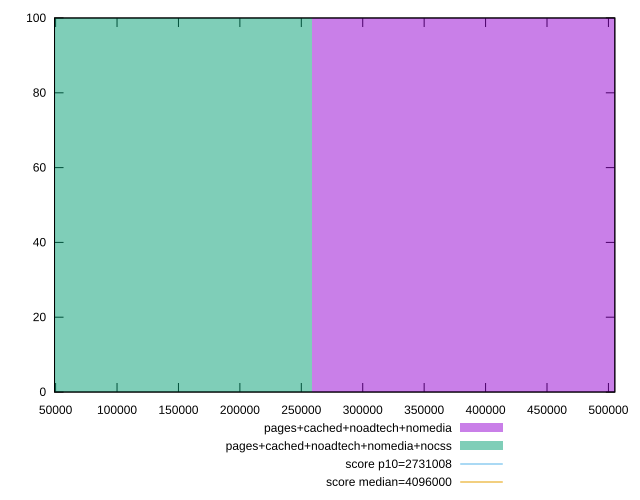

The gnuplot source for this figure:
reset

$pagesCachedNoadtechNomedia <<EOF
517381.4377000166 100
EOF

$pagesCachedNoadtechNomediaNocss <<EOF
0 100
EOF

set key outside below
set boxwidth 517381.4377000166
set xrange [49126:505202]
set yrange [0:100]
set trange [0:100]
set style fill transparent solid 0.5 noborder

set parametric
set terminal svg size 640, 500 enhanced background rgb 'white'
set output "report_00011_2021-02-09T10:53:21.242Z/total-byte-weight/comparison/histogram/3_vs_4.svg"

plot $pagesCachedNoadtechNomedia title "pages+cached+noadtech+nomedia" with boxes, \
     $pagesCachedNoadtechNomediaNocss title "pages+cached+noadtech+nomedia+nocss" with boxes, \
     2731008,t title "score p10=2731008", \
     4096000,t title "score median=4096000"

reset
